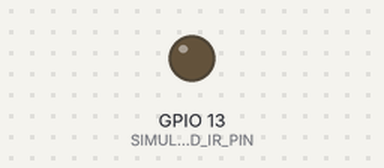
This program was run on a simulated ESP32. On the bench: output pins drawn as LEDs (lit = HIGH). What the program prints to the serial monitor is not drawn.

Above: at 0.05 s.
At 3.05 s:
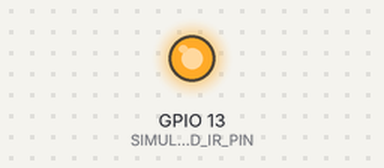
Timing chart, 0 to 7.1 s (numbered marks = the images above):
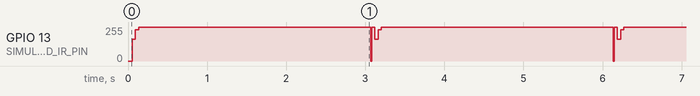

The program:

main.cpp
```cpp
#include <Arduino.h>

#define SIMULATED_IR_PIN 13

// Constants based on your provided table
const uint32_t IR_ON    = 0xFC03EF00;
const uint32_t IR_OFF   = 0xFD02EF00;
const uint32_t IR_RED   = 0xFB04EF00;
const uint32_t IR_GREEN = 0xFA05EF00;
const uint32_t IR_BLUE  = 0xF906EF00;

void setup() {
  pinMode(SIMULATED_IR_PIN, OUTPUT);
  digitalWrite(SIMULATED_IR_PIN, HIGH);

  Serial.begin(115200);
  Serial.println("Starting IR Signal Simulation...");
}

void transmitPulse(unsigned long lowTime, unsigned long highTime) {
  digitalWrite(SIMULATED_IR_PIN, LOW);   // Signal detected (Active LOW)
  delayMicroseconds(lowTime);
  digitalWrite(SIMULATED_IR_PIN, HIGH);  // Space/Idle
  delayMicroseconds(highTime);
}

void sendNEC(uint32_t rawData) {
  // Header: 9ms pulse followed by 4.5ms space
  transmitPulse(9000, 4500);

  // 32-bit Data payload (LSB first)
  for (int i = 0; i < 32; i++) {
    if (rawData & (1UL << i)) {
      // Bit 1: 560us pulse, 1680us space
      transmitPulse(560, 1680);
    } else {
      // Bit 0: 560us pulse, 560us space
      transmitPulse(560, 560);
    }
  }

  // Stop Bit: 560us pulse to terminate the last bit
  digitalWrite(SIMULATED_IR_PIN, LOW);
  delayMicroseconds(560);
  digitalWrite(SIMULATED_IR_PIN, HIGH);
}

void loop() {
  Serial.println("Sending: ON");
  sendNEC(IR_ON);
  delay(3000);

  Serial.println("Sending: RED");
  sendNEC(IR_RED);
  delay(3000);

  Serial.println("Sending: GREEN");
  sendNEC(IR_GREEN);
  delay(3000);

  Serial.println("Sending: BLUE");
  sendNEC(IR_BLUE);
  delay(3000);

  Serial.println("Sending: OFF");
  sendNEC(IR_OFF);
  delay(3000);
}
```

Measured:
- by itself, GPIO 13 (SIMULATED_IR_PIN): repeats every 3.1 s: 233/255 0.04 s, 255/255 2.9 s, 0/255 0.01 s, 255/255 0.04 s, 162/255 0.04 s
